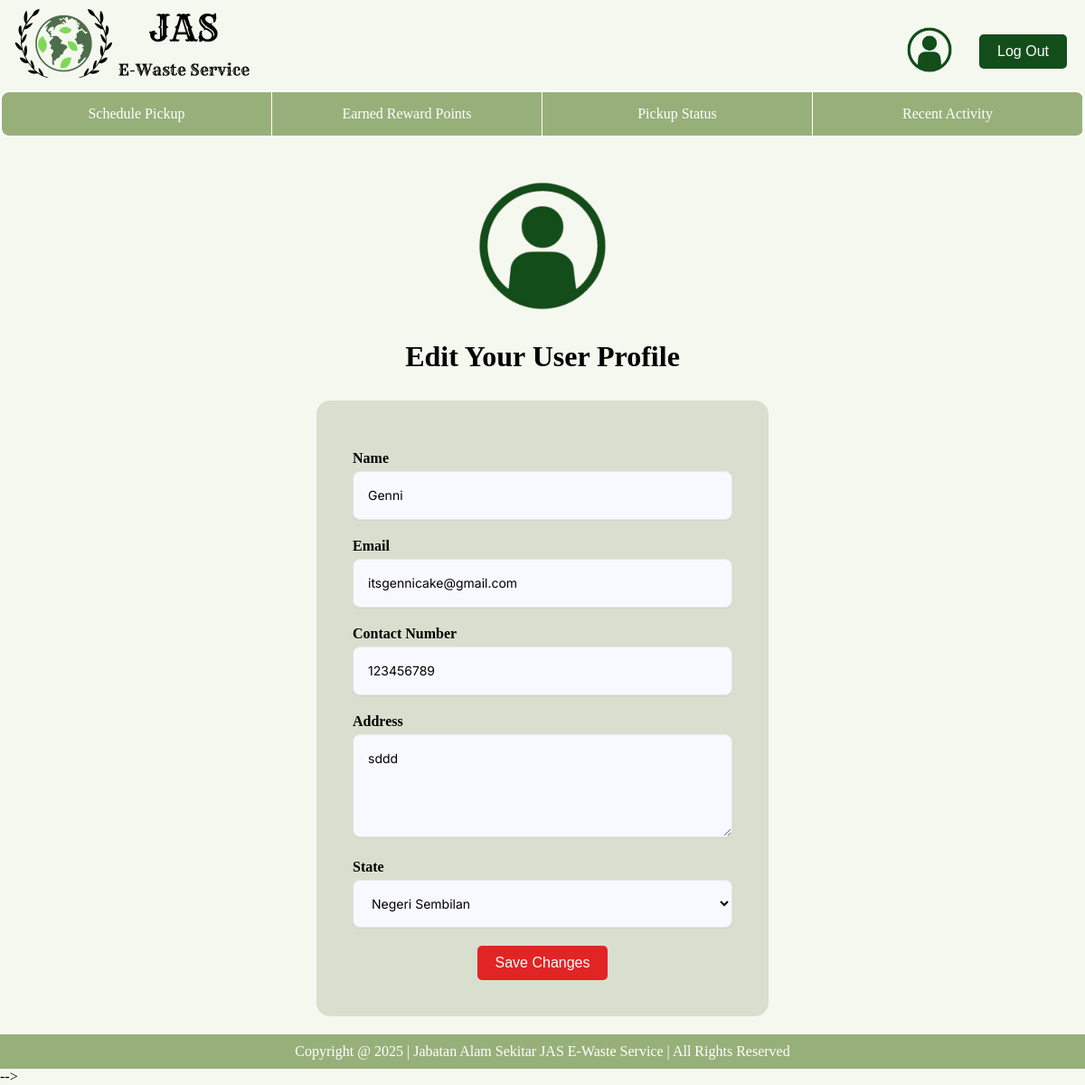
Page /customer/edit_profile/ (signed in) on the committed database.
### database/models.py (models this page shows, shortened)
class Customer (models.Model):
    customerID = models.CharField(primary_key=True, max_length=200)
    name = models.CharField(max_length=50)
    email = models.EmailField(max_length=100, unique=True)
    password = models.CharField(max_length=200)
    phoneNumber = models.IntegerField()
    address = models.TextField()
    state = models.CharField(max_length=50)
    points = models.IntegerField(blank = True, null = True)

### customer/views.py (the view, shortened to what this page needs)
# urls.py: path('edit_profile/', edit_profile, name='edit_profile'), # Edit customer profile
def edit_profile(request):
    customerID = request.session.get("user_id")
    userInfo = Customer.objects.get(customerID=customerID)
    states = ['Johor', 'Kedah', 'Kelantan', 'Kuala Lumpur', 'Labuan', 'Melaka', 'Negeri Sembilan', 'Pahang', 'Perak', 'Perlis', 'Pulau Pinang', 'Sabah', 'Sarawak', 'Selangor', 'Terengganu', 'Putrajaya']
    return render(request, "customer/edituserprofile-customer.html", {"profile": userInfo, "states": states})

### customer/templates/customer/edituserprofile-customer.html (shortened to what this page needs)
{% extends 'customer/base_customer.html' %}
{% load static %}
    {% block extra_css %}
        <link rel="stylesheet" href="{% static 'css/edituserprofile-customer.css' %}">
    {% endblock %}
{% block content %}
<body>
    <div class="container">
        <div class="container-top">
            <img id="user" src="{% static 'images/userprofilelogonobg.png' %}" width="200" height="200" alt="user profile logo">
            <h1>Edit Your User Profile</h1>
        </div>
        <div class="container-bottom">
            <form action="{% url 'customer:edit_profile' %}" method="post"> {% csrf_token %}
                <label>Name</label>
                <div class="input-container">
                    <input type="text" name="fullname" placeholder="Enter your full name" value="{{profile.name}}" required>
                </div>
                <label>Email</label>
                <div class="input-container">
                    <input type="email" name="email" placeholder="Enter your email address" value="{{profile.email}}" required>
                </div>
                <label>Contact Number</label>
                <div class="input-container">
                    <input type="tel" name="contact_number" placeholder="Enter your contact number" value="{{profile.phoneNumber}}" required>
                </div>
                <label>Address</label>
                <div class="input-container">
                    <textarea name="address" rows="4" cols="30" required>{{profile.address}}</textarea>
                </div>
                <label>State</label>
                <div class="input-container">
                    <select id="state" name="state" required>
                        {% for state in states %}
                            {% if profile.state == state %}
                                <option value="{{state}}" selected>{{state}}</option>
                            {% else %}
                                <option value="{{state}}">{{state}}</option>
                            {% endif %}
                        {% endfor %}
                    </select>
                </div>
                <button type="submit" id="savechanges">Save Changes</button>
            </form>
        </div>
    </div>
</body>
{% endblock %}

### customer/static/css/edituserprofile-customer.css (style rules this page uses)
body { background-color: #F5F8EE; }
.container-top { text-align: center; padding-top: 20px; margin-bottom: 30px; }
.container-bottom { display: flex; flex-direction: column; padding: 40px; background-color: #D9DFCE; max-width: 500px; margin: 0 auto; border-radius: 15px; }
.input-container { position: relative; margin-bottom: 20px; }
.input-container input, textarea, select { background-color: #f8f8ff; padding: 1rem; padding-right: 3rem; font-size: 0.875rem; line-height: 1.25rem; width: 100%; border-radius: 0.5rem; border: 1px solid #e5e7eb; box-shadow: 0 1px 2px 0 rgba(0, 0, 0, 0.05); font-family: 'Inter', sans-serif; font-size: 14px; }
label { font-weight: bold; display: block; margin-top: 15px; margin-bottom: 5px; }
#savechanges { padding: 10px 20px; background-color: #e32424; color: white; border: none; cursor: pointer; font-size: 16px; border-radius: 5px; margin: 0 auto; margin-top: 20px; max-width: 150px; display: block; }
.container { gap: 20px; margin-bottom: 20px; }

### customer/templates/customer/header-customer.html (style rules this page uses)
* { margin: 0; padding: 0; box-sizing: border-box; }
body { margin: 0; padding: 0; z-index: 1; }

### customer/templates/customer/navbar-customer.html (style rules this page uses)
body { margin: 0; padding: 0; z-index: 2; }

### rows in the picture
Customer: fullname "Genni", email "itsgennicake@gmail.com", contact_number "123456789", address "sddd", state "Negeri Sembilan"
